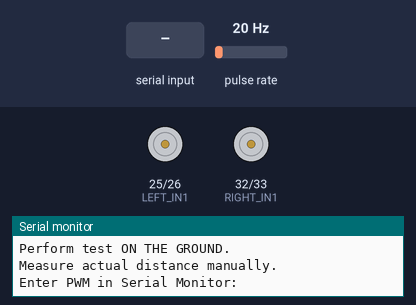
A sketch run on a simulated ESP32. On the bench: motor-driver pin pairs drawn as motors (green arrow = first pin HIGH = forward, orange = second pin HIGH = backward, longer = more drive, scaled by the enable pin), the last lines printed to the serial monitor. Wiring (inferred from the names in the program): pulse sensor: data GPIO 35. Inputs (shaded band) come from the test bench; at power-on: pulse rate 20 Hz.

Above: at 2.2 s.
2.3 s: "90,45\n" received over Serial
At 6.2 s:
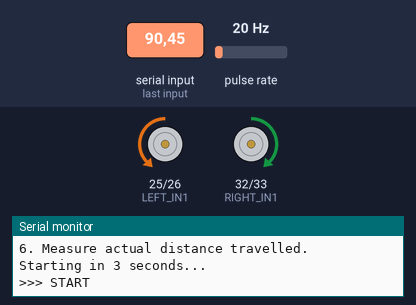
Timing chart, 0 to 16.8 s (numbered marks = the images above; inputs shaded):
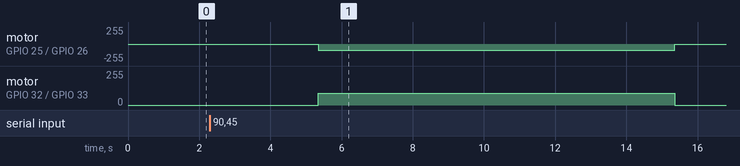

Measured:
- after the input at 2.3 s, motor on GPIO 25 (LEFT_IN1) / GPIO 26 (LEFT_IN2): stopped → backward 90/255 after 3.0 s, → stopped 10.0 s later; motor on GPIO 32 (RIGHT_IN1) / GPIO 33 (RIGHT_IN2): stopped → forward 90/255 after 3.0 s, → stopped 10.0 s later

The sketch:

sketch_sep17a_copy_20260917203801.ino
```cpp
/*
  ============================================================
  SIH 2026-27
  FOG-ORCHESTRATOR
  VEHICLE B - TRUCK_02
  PHYSICAL SPEED CALIBRATION
  ============================================================

  BASED ON ACTUAL VEHICLE B CODE

  Motor Driver:
      L298N

  Motor Connections:
      LEFT  IN1 = GPIO25
      LEFT  IN2 = GPIO26
      LEFT  PWM = GPIO27

      RIGHT IN1 = GPIO32
      RIGHT IN2 = GPIO33
      RIGHT PWM = GPIO14

  Encoder:
      GPIO35

  Nominal Encoder PPR:
      43

  Wheel:
      Diameter = 6 cm

  Calibration:
      PWM -> Actual Ground Speed

  Test:
      10 seconds per PWM value

  Recommended PWM:
      50
      75
      100
      125
      150

  IMPORTANT:
      Measure actual ground distance manually.

  ESP32 Arduino Core 3.x
  ============================================================
*/

#include <Arduino.h>


// ============================================================
// VEHICLE B PARAMETERS
// ============================================================

#define VEHICLE_NAME "TRUCK_02"


// ============================================================
// L298N MOTOR DRIVER
// FROM ACTUAL VEHICLE B CODE
// ============================================================

// LEFT MOTOR
#define LEFT_IN1   25
#define LEFT_IN2   26
#define LEFT_PWM   27

// RIGHT MOTOR
#define RIGHT_IN1  32
#define RIGHT_IN2  33
#define RIGHT_PWM 14


// ============================================================
// ENCODER
// FROM ACTUAL VEHICLE B CODE
// ============================================================

#define SPEED_SENSOR_PIN 35

// Vehicle B nominal PPR
#define PULSES_PER_REV   34.58f


// ============================================================
// WHEEL
// ============================================================

const float WHEEL_DIAMETER_M = 0.06f;

const float WHEEL_CIRCUMFERENCE_M =
    PI * WHEEL_DIAMETER_M;


// ============================================================
// PWM
// ============================================================

const int PWM_FREQUENCY = 1000;

const int PWM_RESOLUTION = 8;

const int MIN_PWM = 0;

const int MAX_PWM = 150;


// ============================================================
// TEST
// ============================================================

const unsigned long TEST_TIME_MS = 10000;

const unsigned long START_DELAY_MS = 3000;


// ============================================================
// ENCODER
// ============================================================

volatile unsigned long pulseCount = 0;


// ============================================================
// ENCODER INTERRUPT
// ============================================================

void IRAM_ATTR speedSensorISR()
{
    pulseCount++;
}


// ============================================================
// SET FORWARD DIRECTION
// EXACT DIRECTION FROM VEHICLE B CODE
// ============================================================

void setForwardDirection()
{
    // LEFT MOTOR
    digitalWrite(LEFT_IN1, LOW);
    digitalWrite(LEFT_IN2, HIGH);

    // RIGHT MOTOR
    digitalWrite(RIGHT_IN1, HIGH);
    digitalWrite(RIGHT_IN2, LOW);
}


// ============================================================
// STOP VEHICLE
// ============================================================

void stopVehicle()
{
    ledcWrite(LEFT_PWM, 0);
    ledcWrite(RIGHT_PWM, 0);

    digitalWrite(LEFT_IN1, LOW);
    digitalWrite(LEFT_IN2, LOW);

    digitalWrite(RIGHT_IN1, LOW);
    digitalWrite(RIGHT_IN2, LOW);
}


// ============================================================
// APPLY PWM
// ============================================================

void applyMotorPWM(int pwm)
{
    pwm = constrain(
        pwm,
        MIN_PWM,
        MAX_PWM
    );

    if (pwm <= 0)
    {
        stopVehicle();
        return;
    }

    setForwardDirection();

    ledcWrite(
        LEFT_PWM,
        pwm
    );

    ledcWrite(
        RIGHT_PWM,
        pwm
    );
}


// ============================================================
// RUN CALIBRATION
// ============================================================

void runCalibration(int pwm)
{
    Serial.println();
    Serial.println();
    Serial.println("========================================");
    Serial.println("       VEHICLE B CALIBRATION");
    Serial.println("========================================");

    Serial.print("Vehicle            : ");
    Serial.println(VEHICLE_NAME);

    Serial.print("Motor Driver       : L298N");

    Serial.println();

    Serial.print("PWM                : ");
    Serial.println(pwm);

    Serial.print("Nominal PPR        : ");
    Serial.println(PULSES_PER_REV, 2);

    Serial.print("Wheel diameter     : ");
    Serial.print(WHEEL_DIAMETER_M, 3);
    Serial.println(" m");

    Serial.print("Wheel circumference: ");
    Serial.print(WHEEL_CIRCUMFERENCE_M, 6);
    Serial.println(" m");

    Serial.println();
    Serial.println("========================================");
    Serial.println("MEASUREMENT INSTRUCTIONS");
    Serial.println("========================================");

    Serial.println("1. Place vehicle on the ground.");
    Serial.println("2. Mark the starting position.");
    Serial.println("3. Enter/confirm PWM.");
    Serial.println("4. Vehicle waits 3 seconds.");
    Serial.println("5. Vehicle runs for 10 seconds.");
    Serial.println("6. Measure actual distance travelled.");
    Serial.println();

    Serial.println("Starting in 3 seconds...");

    delay(START_DELAY_MS);


    // ========================================================
    // RESET ENCODER
    // ========================================================

    noInterrupts();

    pulseCount = 0;

    interrupts();


    // ========================================================
    // START
    // ========================================================

    Serial.println();
    Serial.println(">>> START");

    applyMotorPWM(pwm);

    unsigned long startTime = millis();


    // ========================================================
    // 10 SECOND TEST
    // ========================================================

    while (
        millis() - startTime <
        TEST_TIME_MS
    )
    {
        delay(5);
    }


    // ========================================================
    // STOP
    // ========================================================

    stopVehicle();

    Serial.println(">>> STOP");


    // ========================================================
    // READ ENCODER
    // ========================================================

    noInterrupts();

    unsigned long counts = pulseCount;

    interrupts();


    // ========================================================
    // CALCULATIONS
    // ========================================================

    const float timeSeconds =
        TEST_TIME_MS / 1000.0f;


    // --------------------------------------------------------
    // WHEEL REVOLUTIONS
    // --------------------------------------------------------

    float revolutions =
        (float)counts /
        PULSES_PER_REV;


    // --------------------------------------------------------
    // RPM
    // --------------------------------------------------------

    float rpm =
        (
            revolutions /
            timeSeconds
        ) * 60.0f;


    // --------------------------------------------------------
    // ENCODER DISTANCE
    // --------------------------------------------------------

    float encoderDistance =
        revolutions *
        WHEEL_CIRCUMFERENCE_M;


    // --------------------------------------------------------
    // ENCODER SPEED
    // --------------------------------------------------------

    float encoderSpeed =
        encoderDistance /
        timeSeconds;


    // ========================================================
    // PRINT RESULTS
    // ========================================================

    Serial.println();
    Serial.println("----------------------------------------");
    Serial.println("             RAW RESULTS");
    Serial.println("----------------------------------------");

    Serial.print("PWM                 : ");
    Serial.println(pwm);

    Serial.print("Encoder counts      : ");
    Serial.println(counts);

    Serial.print("Wheel revolutions   : ");
    Serial.println(
        revolutions,
        4
    );

    Serial.print("Wheel RPM           : ");
    Serial.println(
        rpm,
        3
    );

    Serial.print("Encoder distance    : ");
    Serial.print(
        encoderDistance,
        4
    );
    Serial.println(" m");

    Serial.print("Encoder speed       : ");
    Serial.print(
        encoderSpeed,
        4
    );
    Serial.println(" m/s");

    Serial.println("----------------------------------------");

    Serial.println();
    Serial.println(">>> NOW MEASURE ACTUAL GROUND DISTANCE");

    Serial.println();
    Serial.println("Example:");
    Serial.println("actual distance: 1.25");

    Serial.println();
    Serial.println("Enter next PWM after recording distance.");
    Serial.println();
}


// ============================================================
// SETUP
// ============================================================

void setup()
{
    Serial.begin(115200);

    delay(1000);


    // ========================================================
    // HEADER
    // ========================================================

    Serial.println();
    Serial.println();
    Serial.println("========================================");
    Serial.println("   FOG-ORCHESTRATOR VEHICLE B");
    Serial.println("       SPEED CALIBRATION");
    Serial.println("========================================");

    Serial.println();

    Serial.println("Vehicle: TRUCK_02");

    Serial.println("Motor Driver: L298N");

    Serial.println("ESP32");

    Serial.println();

    Serial.println("Motor Pins:");

    Serial.println("LEFT  -> IN1=25 IN2=26 PWM=27");

    Serial.println("RIGHT -> IN1=32 IN2=33 PWM=14");

    Serial.println();

    Serial.println("Encoder GPIO: 35");

    Serial.print("Nominal PPR: ");
    Serial.println(
        PULSES_PER_REV,
        1
    );

    Serial.print("Wheel diameter: ");
    Serial.print(
        WHEEL_DIAMETER_M * 100.0f,
        1
    );
    Serial.println(" cm");

    Serial.println();


    // ========================================================
    // MOTOR PINS
    // ========================================================

    pinMode(
        LEFT_IN1,
        OUTPUT
    );

    pinMode(
        LEFT_IN2,
        OUTPUT
    );

    pinMode(
        RIGHT_IN1,
        OUTPUT
    );

    pinMode(
        RIGHT_IN2,
        OUTPUT
    );


    // ========================================================
    // INITIAL MOTOR STATE
    // ========================================================

    digitalWrite(
        LEFT_IN1,
        LOW
    );

    digitalWrite(
        LEFT_IN2,
        LOW
    );

    digitalWrite(
        RIGHT_IN1,
        LOW
    );

    digitalWrite(
        RIGHT_IN2,
        LOW
    );


    // ========================================================
    // ESP32 CORE 3.x PWM
    // ========================================================

    bool leftPWMOK =
        ledcAttach(
            LEFT_PWM,
            PWM_FREQUENCY,
            PWM_RESOLUTION
        );


    bool rightPWMOK =
        ledcAttach(
            RIGHT_PWM,
            PWM_FREQUENCY,
            PWM_RESOLUTION
        );


    if (
        !leftPWMOK ||
        !rightPWMOK
    )
    {
        Serial.println();
        Serial.println(
            "ERROR: PWM ATTACH FAILED!"
        );

        while (true)
        {
            delay(1000);
        }
    }


    // ========================================================
    // ENCODER
    // ========================================================

    pinMode(
        SPEED_SENSOR_PIN,
        INPUT
    );

    attachInterrupt(
        digitalPinToInterrupt(
            SPEED_SENSOR_PIN
        ),
        speedSensorISR,
        RISING
    );


    // ========================================================
    // MOTOR OFF
    // ========================================================

    stopVehicle();


    // ========================================================
    // READY
    // ========================================================

    Serial.println();
    Serial.println("========================================");
    Serial.println("          READY FOR VEHICLE B");
    Serial.println("             CALIBRATION");
    Serial.println("========================================");

    Serial.println();

    Serial.println("Recommended sequence:");

    Serial.println("50");

    Serial.println("75");

    Serial.println("100");

    Serial.println("125");

    Serial.println("150");

    Serial.println();

    Serial.println("IMPORTANT:");

    Serial.println("Maximum calibration PWM = 150");

    Serial.println("Perform test ON THE GROUND.");

    Serial.println("Measure actual distance manually.");

    Serial.println();

    Serial.println("Enter PWM in Serial Monitor:");

    Serial.println();
}


// ============================================================
// LOOP
// ============================================================

void loop()
{
    if (
        Serial.available()
    )
    {
        String input =
            Serial.readStringUntil(
                '\n'
            );

        input.trim();


        if (
            input.length() == 0
        )
        {
            return;
        }


        int pwm =
            input.toInt();


        // ====================================================
        // VALIDATION
        // ====================================================

        if (
            pwm < 0 ||
            pwm > MAX_PWM
        )
        {
            Serial.println();

            Serial.println(
                "ERROR: PWM must be between 0 and 150."
            );

            Serial.println();

            return;
        }


        // ====================================================
        // STOP COMMAND
        // ====================================================

        if (
            pwm == 0
        )
        {
            stopVehicle();

            Serial.println();

            Serial.println(
                "VEHICLE STOPPED."
            );

            return;
        }


        // ====================================================
        // RUN
        // ====================================================

        runCalibration(
            pwm
        );
    }
}
```
